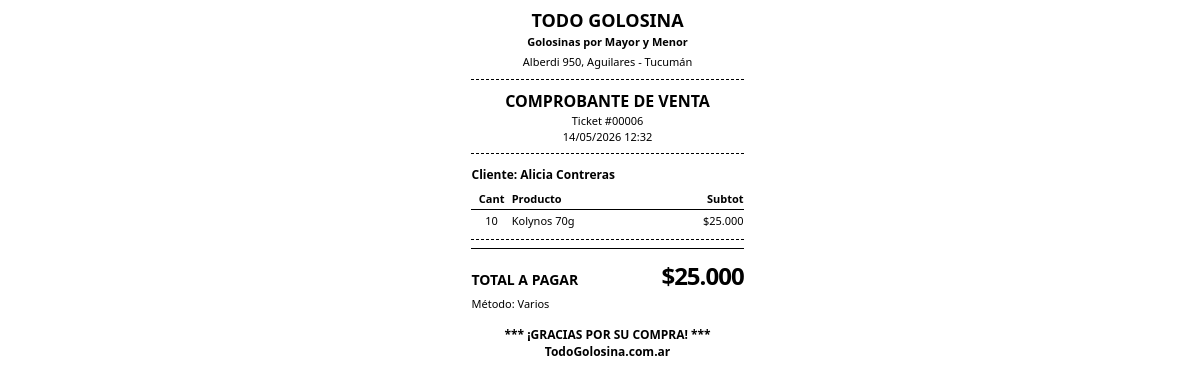
The page /imprimir_ticket/6 on the database its author committed.
### app.py (models this page shows, shortened)
class Venta(db.Model):
    __tablename__ = 'ventas'
    id = db.Column(db.Integer, primary_key=True)
    cliente_id = db.Column(db.Integer, db.ForeignKey('clientes.id'), nullable=True)
    fecha = db.Column(db.DateTime, default=hora_argentina)
    total = db.Column(db.Float, default=0.0)
    detalle_json = db.Column(db.Text, default='[]')
    lista_precios = db.Column(db.Integer, default=1)
    tipo = db.Column(db.String(50), default='local')
    metodo_pago = db.Column(db.String(100), nullable=True)
    pago_efectivo = db.Column(db.Float, default=0.0)
    pago_transferencia = db.Column(db.Float, default=0.0)
    pago_debito = db.Column(db.Float, default=0.0)
    pago_cc = db.Column(db.Float, default=0.0)
    entregado = db.Column(db.Float, default=0.0)
    sincronizado = db.Column(db.Boolean, default=True, nullable=False)
    ultima_actualizacion = db.Column(db.DateTime, default=hora_argentina, onupdate=hora_argentina)

class Cliente(db.Model):
    __tablename__ = 'clientes'
    id = db.Column(db.Integer, primary_key=True)
    nombre = db.Column(db.String(150), nullable=False)
    cuit = db.Column(db.String(20), nullable=True, default='', unique=True)
    condicion_iva = db.Column(db.String(50), nullable=True, default='Consumidor Final')
    telefono = db.Column(db.String(30), nullable=True, default='')
    direccion = db.Column(db.String(255), nullable=True, default='')
    descuento = db.Column(db.Float, default=0.0)
    descuento_fijo = db.Column(db.Float, default=0.0)
    saldo = db.Column(db.Float, default=0.0)
    limite_credito = db.Column(db.Float, default=0.0)
    activo = db.Column(db.Integer, default=1)
    ventas = db.relationship('Venta', backref='cliente', lazy=True)

### app.py (the view)
@app.route('/imprimir_ticket/')
@app.route('/imprimir_ticket/<int:id>')
def endpoint_imprimir_ticket(id=None):
    if id is None:
        return "ID de ticket no proporcionado", 400
    try:
        venta = Venta.query.get_or_404(id)
        import json
        detalle = json.loads(venta.detalle_json or '[]')
        for item in detalle:
            item['nombre'] = to_title_case(item.get('nombre', ''))
        es_venta_rapida = True
        cliente_nombre = ""
        if venta.cliente and venta.cliente.nombre != "Consumidor Final":
            cliente_nombre = to_title_case(venta.cliente.nombre)
            es_venta_rapida = False
        return render_template('ticket.html',
                             venta=venta,
                             detalle=detalle,
                             cliente_nombre=cliente_nombre,
                             es_venta_rapida=es_venta_rapida)
    except Exception as e:
        return f"Error al generar el ticket: {str(e)}", 500

### app.py (called while the page is built)
@app.after_request
def add_no_cache_headers(response):
    response.headers['Cache-Control'] = 'no-store, no-cache, must-revalidate, max-age=0'
    response.headers['Pragma'] = 'no-cache'
    response.headers['Expires'] = '0'
    return response

def to_title_case(text):
    if not text:
        return ""
    import re
    return re.sub(r"\b\w", lambda m: m.group(0).upper(), text.lower())

### templates/ticket.html (shortened to what this page needs)
<!DOCTYPE html>
<html lang="es">
<head>
</head>
<body>
  <div class="ticket-container">
    <div class="ticket-header text-center">
      <h1 style="margin-bottom: 2px; font-size: 18px;">TODO GOLOSINA</h1>
      <p style="font-weight: bold; margin-bottom: 5px;">Golosinas por Mayor y Menor</p>
      <p>Alberdi 950, Aguilares - Tucumán</p>
      <div style="border-top: 1px dashed #000; margin: 10px 0;"></div>
      <p class="bold" style="font-size: 16px;">COMPROBANTE DE VENTA</p>
      <p>Ticket #{{ "%05d"|format(venta.id) }}</p>
      <p>{{ venta.fecha.strftime('%d/%m/%Y %H:%M') if venta.fecha else '' }}</p>
    </div>
    <div class="ticket-body">
      {% if not es_venta_rapida %}
        <p class="bold" style="margin-bottom: 5px;">Cliente: {{ cliente_nombre }}</p>
      {% else %}
        <p class="bold" style="margin-bottom: 5px;">Venta al Público</p>
      {% endif %}
      <table>
        <thead>
          <tr style="border-bottom: 1px solid #000;">
            <th class="col-qty">Cant</th>
            <th class="col-name">Producto</th>
            <th class="col-price">Subtot</th>
          </tr>
        </thead>
        <tbody>
          {% for item in detalle %}
          <tr>
            <td class="col-qty">{{ item.qty }}</td>
            <td class="col-name">{{ item.nombre }}</td>
            <td class="col-price">${{ "{:,.0f}".format(item.qty * item.precio_unit).replace(',', '.') }}</td>
          </tr>
          {% endfor %}
        </tbody>
      </table>
    </div>
    <div class="ticket-footer">
      <div class="total-row" style="border-top: 1px solid #000; padding-top: 10px; margin-top: 5px;">
        <span style="font-size: 14px;">TOTAL A PAGAR</span>
        <span style="font-size: 24px; letter-spacing: -1px;">${{ "{:,.0f}".format(venta.total).replace(',', '.') }}</span>
      </div>
      <div class="payment-row">
        <span>Método: {{ venta.metodo_pago }}</span>
      </div>
      <div class="thanks bold text-center">
        *** ¡GRACIAS POR SU COMPRA! ***
        <br>
        TodoGolosina.com.ar
      </div>
      <div class="paper-feed"></div>
    </div>
  </div>
</body>
</html>

### templates/ticket.html (style rules this page uses)
body { font-family: 'Outfit', 'Segoe UI', Tahoma, Geneva, Verdana, sans-serif; font-size: 12px; margin: 0; padding: 2mm; width: 100%; color: #000; display: flex; justify-content: center; }
.ticket-container { width: 100%; max-width: 72mm; margin: 0 auto; }
.text-center { text-align: center; }
.bold { font-weight: bold; }
.ticket-header { margin-bottom: 8px; border-bottom: 1px dashed #000; padding-bottom: 8px; }
.ticket-header h1 { font-size: 18px; margin: 0 0 2px 0; font-weight: 800; }
.ticket-header p { margin: 1px 0; font-size: 11px; }
.ticket-body { margin-bottom: 8px; border-bottom: 1px dashed #000; padding-bottom: 8px; }
table { width: 100%; border-collapse: collapse; table-layout: fixed; }
th, td { padding: 3px 0; font-size: 11px; vertical-align: top; overflow: hidden; word-wrap: break-word; }
.col-qty { width: 15%; text-align: center; }
.col-name { width: 55%; text-align: left; padding-right: 4px; }
.col-price { width: 30%; text-align: right; }
.ticket-footer { margin-top: 8px; }
.total-row { display: flex; justify-content: space-between; align-items: baseline; font-weight: bold; margin-bottom: 4px; }
.payment-row { display: flex; justify-content: space-between; font-size: 11px; margin-bottom: 12px; }
.thanks { text-align: center; font-size: 12px; margin-top: 15px; }
.paper-feed { height: 60px; }

### rows shown on the page
Venta: id "00006", fecha "14/05/2026 12:32", total "25.000", metodo_pago "Varios"
Cliente: nombre "Alicia Contreras"

### other values the page prints
{{ item.qty }} "10"
{{ item.nombre }} "Kolynos 70g"
{{ "{:,.0f}".format(item.qty * item.precio_unit).replace(',', '.') }} "25.000"
